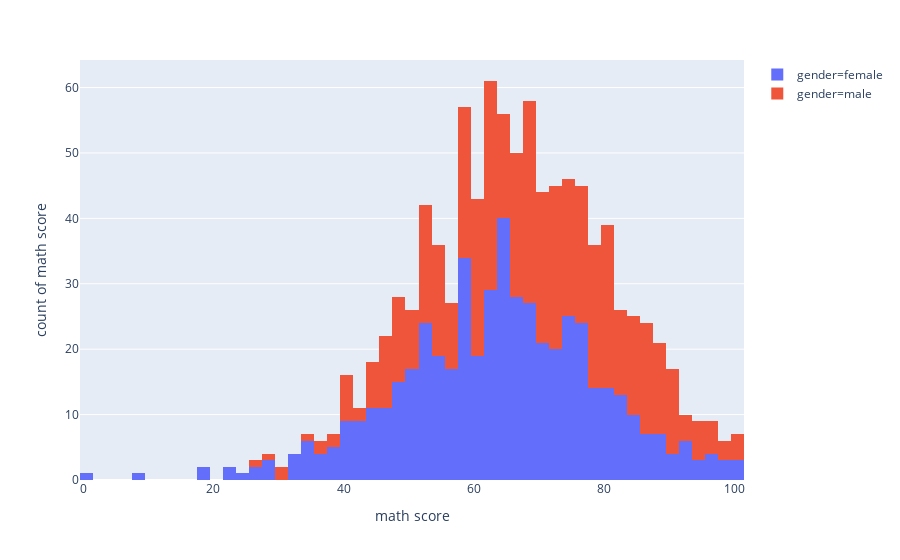
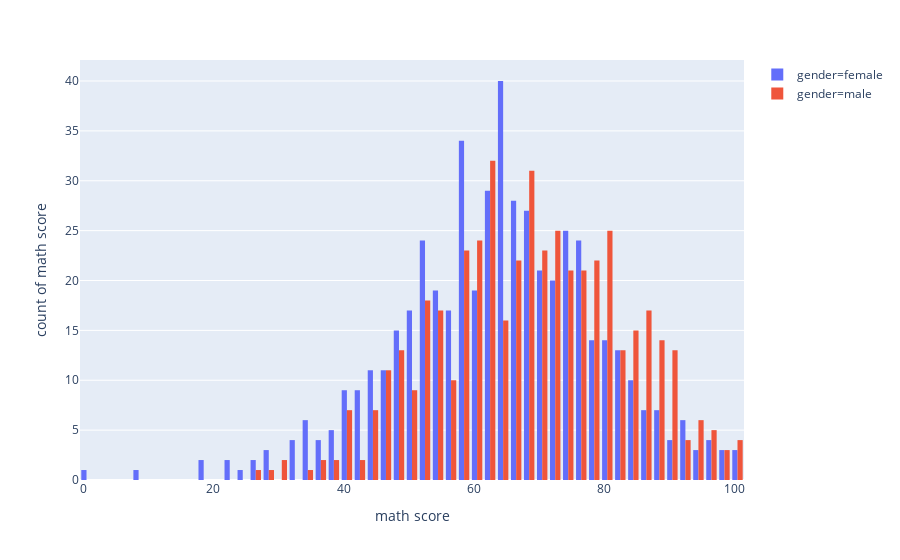

Here is the notebook cell these charts were saved with, in order:
### Markdown cell above
<font color = "Blue"><B><h2> Histogram Representation of Scores with Gender</h2></B></font>

### Code cell
#type 1 : Stacked graph (default)

fig = px.histogram(df, x="math score", y="math score", color="gender")
fig.show()

#type 2 : group

fig = px.histogram(df, x="math score", y="math score", color="gender")
fig.update_layout(barmode='group')
fig.show()

### Figure 1 — Plotly figure (JSON) as saved in the notebook; plotly's stock layout.template omitted (floating-point values rounded to 4 significant figures; data arrays with more than 128 entries replaced by an {"elided": "..."} marker saying what was removed)
{"data": [{"hovertemplate": "gender=female<br>math score=%{x}<br>count of math score=%{y}", "showlegend": true, "legendgroup": "gender=female", "name": "gender=female", "yaxis": "y", "y": {"elided": "518 int values"}, "marker": {"color": "#636efa"}, "hoverlabel": {"namelength": 0}, "offsetgroup": "gender=female", "xaxis": "x", "bingroup": "x", "x": {"elided": "518 int values"}, "alignmentgroup": "True", "type": "histogram", "orientation": "v"}, {"hovertemplate": "gender=male<br>math score=%{x}<br>count of math score=%{y}", "showlegend": true, "legendgroup": "gender=male", "name": "gender=male", "yaxis": "y", "y": {"elided": "482 int values"}, "marker": {"color": "#EF553B"}, "hoverlabel": {"namelength": 0}, "offsetgroup": "gender=male", "xaxis": "x", "bingroup": "x", "x": {"elided": "482 int values"}, "alignmentgroup": "True", "type": "histogram", "orientation": "v"}], "layout": {"xaxis": {"domain": [0, 1], "anchor": "y", "title": {"text": "math score"}}, "yaxis": {"domain": [0, 1], "anchor": "x", "title": {"text": "count of math score"}}, "barmode": "relative", "margin": {"t": 60}, "legend": {"tracegroupgap": 0}}}

### Figure 2 — Plotly figure (JSON) as saved in the notebook; plotly's stock layout.template omitted (floating-point values rounded to 4 significant figures; data arrays with more than 128 entries replaced by an {"elided": "..."} marker saying what was removed)
{"data": [{"hovertemplate": "gender=female<br>math score=%{x}<br>count of math score=%{y}", "showlegend": true, "legendgroup": "gender=female", "name": "gender=female", "yaxis": "y", "y": {"elided": "518 int values"}, "marker": {"color": "#636efa"}, "hoverlabel": {"namelength": 0}, "offsetgroup": "gender=female", "xaxis": "x", "bingroup": "x", "x": {"elided": "518 int values"}, "alignmentgroup": "True", "type": "histogram", "orientation": "v"}, {"hovertemplate": "gender=male<br>math score=%{x}<br>count of math score=%{y}", "showlegend": true, "legendgroup": "gender=male", "name": "gender=male", "yaxis": "y", "y": {"elided": "482 int values"}, "marker": {"color": "#EF553B"}, "hoverlabel": {"namelength": 0}, "offsetgroup": "gender=male", "xaxis": "x", "bingroup": "x", "x": {"elided": "482 int values"}, "alignmentgroup": "True", "type": "histogram", "orientation": "v"}], "layout": {"xaxis": {"domain": [0, 1], "anchor": "y", "title": {"text": "math score"}}, "yaxis": {"domain": [0, 1], "anchor": "x", "title": {"text": "count of math score"}}, "barmode": "group", "margin": {"t": 60}, "legend": {"tracegroupgap": 0}}}
